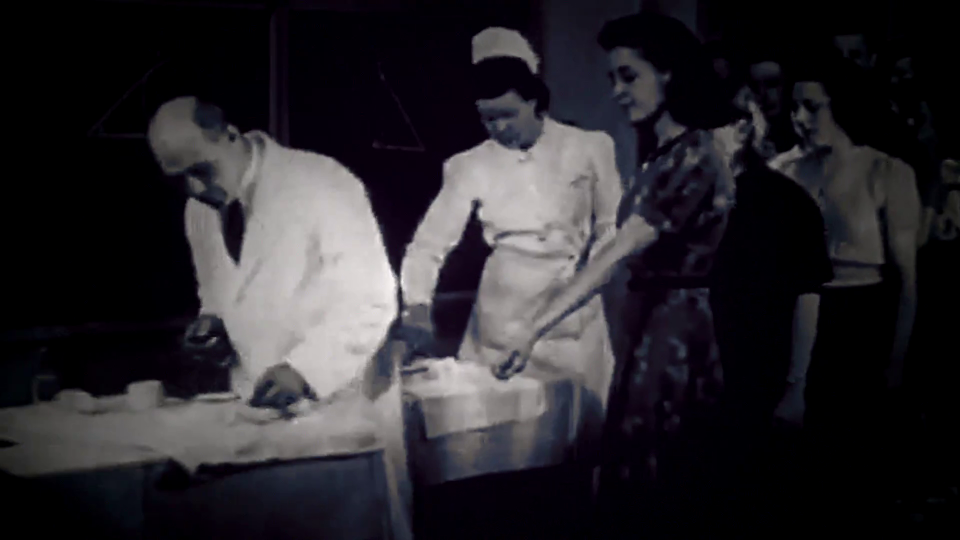
#> input picture 04-projetos/2026-11-12-nevoa-1950/capa/base.png, 1920 x 1080 px (shown at 1/2 size)
$ python capa.py
#> lines starting #> are read from the running program, lines starting #| are printed output that depends on the picture; after the words box and inside, x2 and y2 are one past the last pixel; in counts of white or black regions, pixels touching at a corner belong together
"""Capa 1280x720 a partir de um quadro do vídeo. Uso: uv run python capa/capa.py"""
from PIL import Image, ImageDraw, ImageFont, ImageFilter, ImageEnhance
import pathlib
p=pathlib.Path(__file__).parent; W,H=1280,720
im=Image.open(p/"base.png").convert("RGB").resize((W,H),Image.LANCZOS)
im=ImageEnhance.Contrast(im).enhance(1.25); im=ImageEnhance.Color(im).enhance(1.15)
# cobertura escura à esquerda (leitura do texto) e vinheta
ov=Image.new("L",(W,H),0); d=ImageDraw.Draw(ov)
#> after `ov = Image.new('L', (W, H), 0)`: ov: PIL image 1280x720 L; every value is 0
for x in range(W): d.line([(x,0),(x,H)],fill=int(235*max(0,1-x/(W*0.78))**1.15))
im=Image.composite(Image.new("RGB",(W,H),(4,6,8)),im,ov)
vg=Image.new("L",(W,H),0); ImageDraw.Draw(vg).ellipse([-W*.25,-H*.35,W*1.25,H*1.35],fill=255); vg=vg.filter(ImageFilter.GaussianBlur(120))
#> after `ImageDraw.Draw(vg).ellipse([-W * 0.25, -H * 0.35, W * 1.25, H * 1.35],`: vg: PIL image 1280x720 L; every value is 255
im=Image.composite(im,Image.new("RGB",(W,H),(0,0,0)),vg)
# brilho vermelho na parte inferior
glow=Image.new("RGB",(W,H),(170,18,26)); m=Image.new("L",(W,H),0); ImageDraw.Draw(m).rectangle([0,H-120,W,H],fill=120); m=m.filter(ImageFilter.GaussianBlur(70))
#> after `glow = Image.new('RGB', (W, H), (170, 18, 26))`:
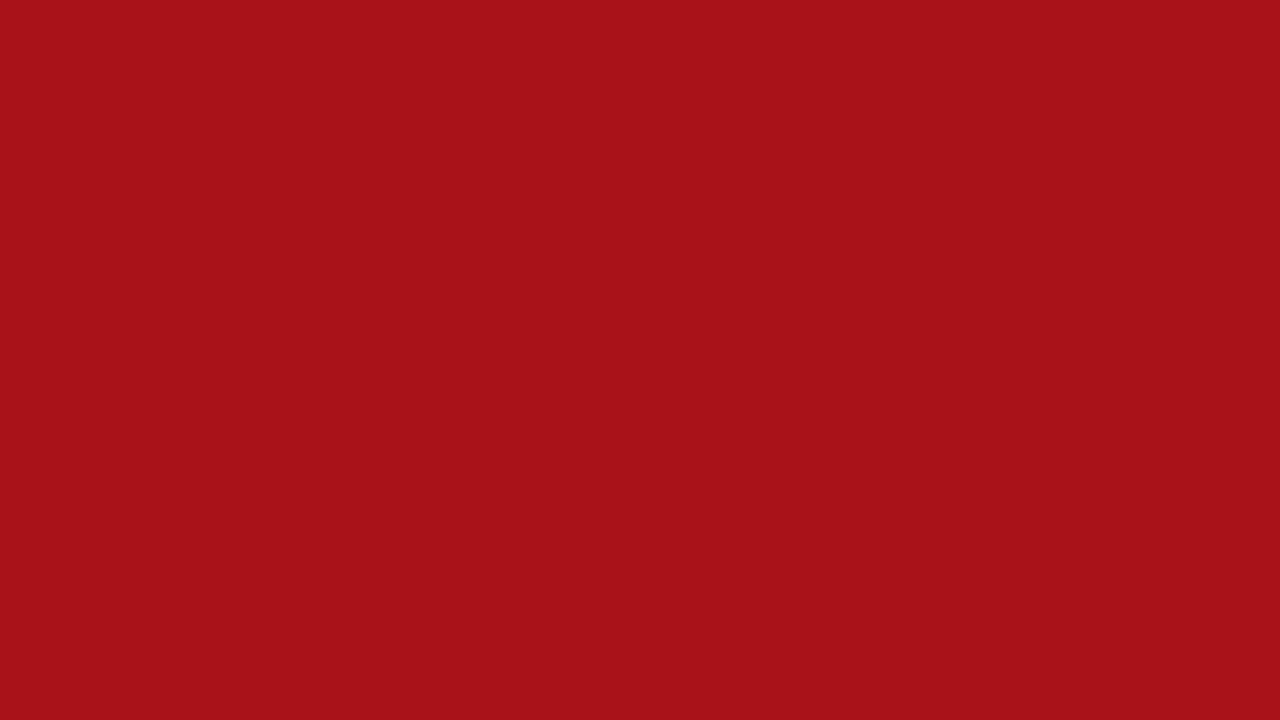
#> glow: PIL image 1280x720 RGB; mean R, G, B 170, 18, 26
#> after `ImageDraw.Draw(m).rectangle([0, H - 120, W, H], fill=120)`:
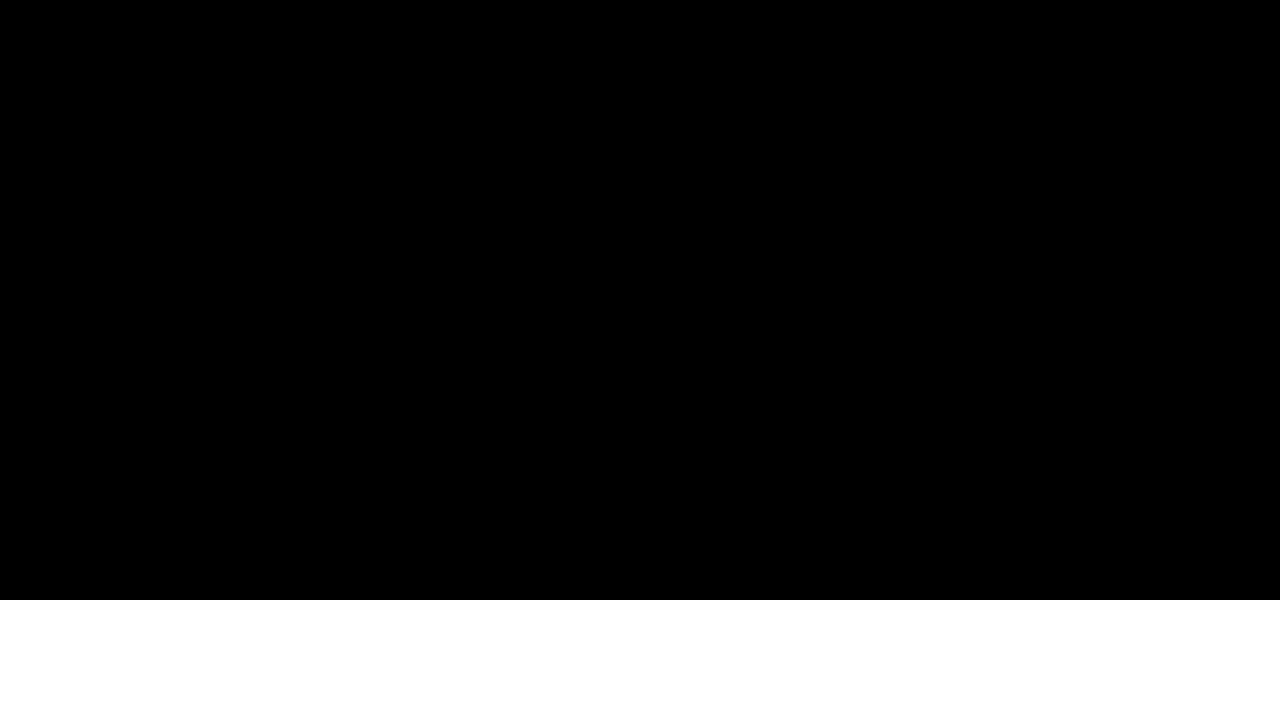
#> m: PIL image 1280x720 L; values 0 (black) and 120 (white), 16.7% white; 1 white region, box (x1, y1, x2, y2) and area: (0, 600, 1280, 720) 153600
#> after `m = m.filter(ImageFilter.GaussianBlur(70))`:
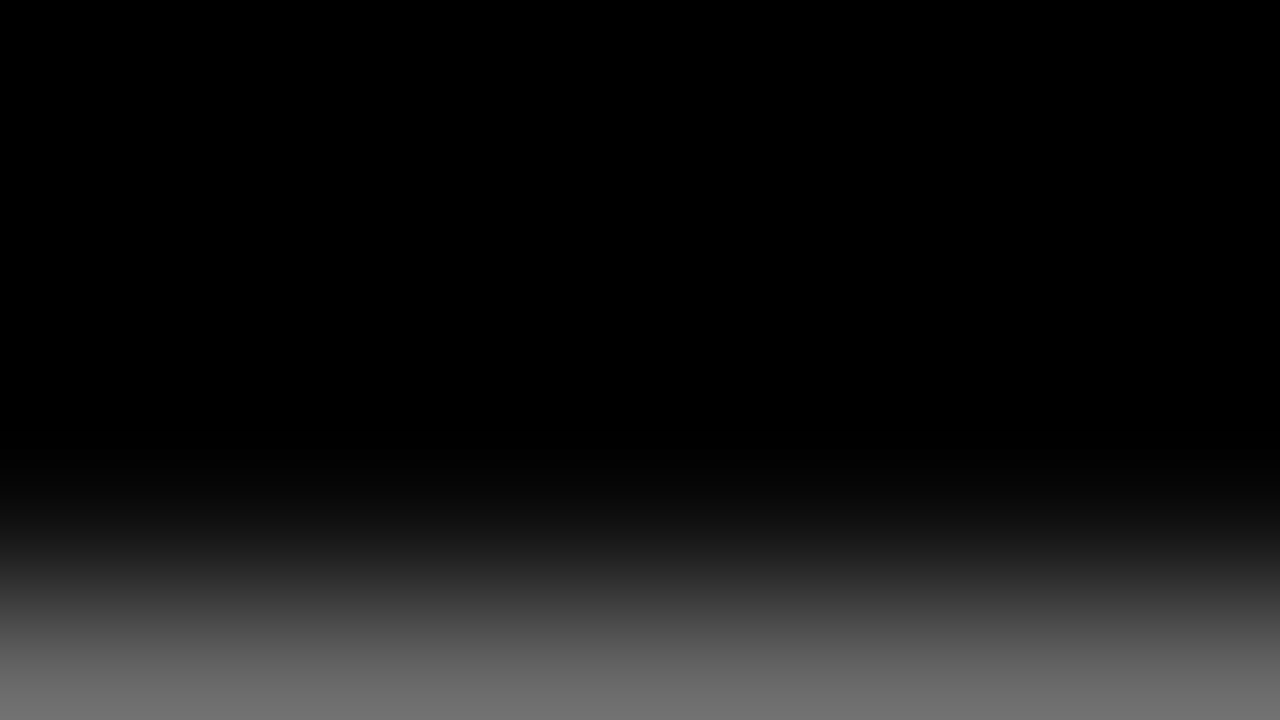
#> m: PIL image 1280x720 L; min 0, max 114, mean 20.1
im=Image.composite(glow,im,m)
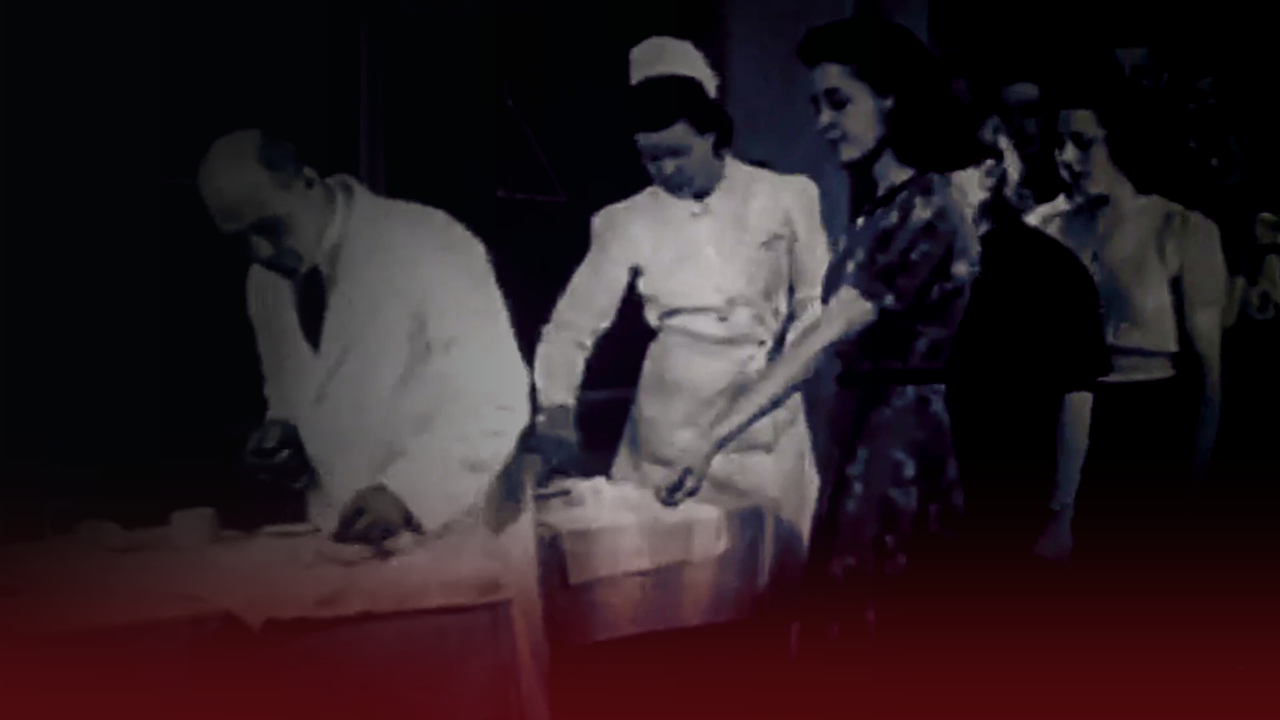
#> im: PIL image 1280x720 RGB; mean R, G, B 42.6, 30, 34
A=ImageFont.truetype(str(p.parent/"motor"/"font1.ttf"),150); B=ImageFont.truetype(str(p.parent/"motor"/"font1.ttf"),52); C=ImageFont.truetype(str(p.parent/"motor"/"font2.ttf"),30)
d=ImageDraw.Draw(im)
def sombra(xy,t,f,fill,off=4):
    x,y=xy; d.text((x+off,y+off),t,font=f,fill=(0,0,0)); d.text((x,y),t,font=f,fill=fill)
sombra((60,150),"A NÉVOA",A,(240,235,220)); sombra((60,290),"DE 1950",A,(226,51,59))
sombra((60,480),"A CIDADE QUE VIROU",B,(236,230,214),3); sombra((60,540),"UM EXPERIMENTO SECRETO",B,(236,230,214),3)
sombra((62,640),"SÃO FRANCISCO · SETEMBRO DE 1950",C,(190,184,170),2)
im.save(p/"capa-nevoa-1950.jpg",quality=92); print(p/"capa-nevoa-1950.jpg")
#> after `im.save(p / 'capa-nevoa-1950.jpg', quality=92)`:
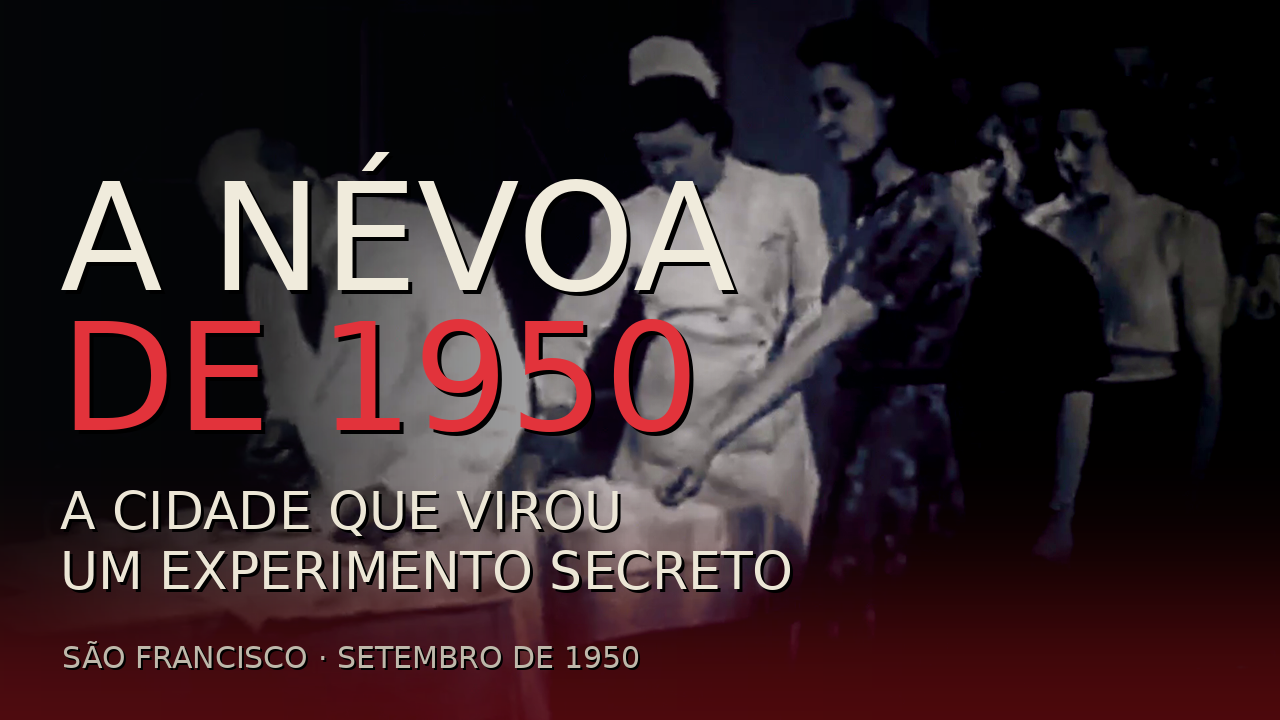
#> saved as capa-nevoa-1950.jpg: PIL image 1280x720 RGB; mean R, G, B 52.3, 36.3, 39.5
#| 04-projetos/2026-11-12-nevoa-1950/capa/capa-nevoa-1950.jpg

$ run again, with 04-projetos/2026-11-12-nevoa-1950/capa/c_150.png copied over 04-projetos/2026-11-12-nevoa-1950/capa/base.png
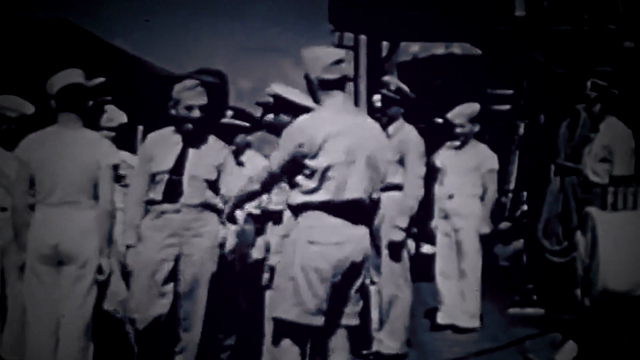
#> input picture 04-projetos/2026-11-12-nevoa-1950/capa/c_150.png, 640 x 360 px
#> ov: PIL image 1280x720 L; every value is 0
#> vg: PIL image 1280x720 L; every value is 255
#> m: PIL image 1280x720 L; values 0 (black) and 120 (white), 16.7% white; 1 white region, box (x1, y1, x2, y2) and area: (0, 600, 1280, 720) 153600
#> `im=Image.composite(glow,im,m)`:
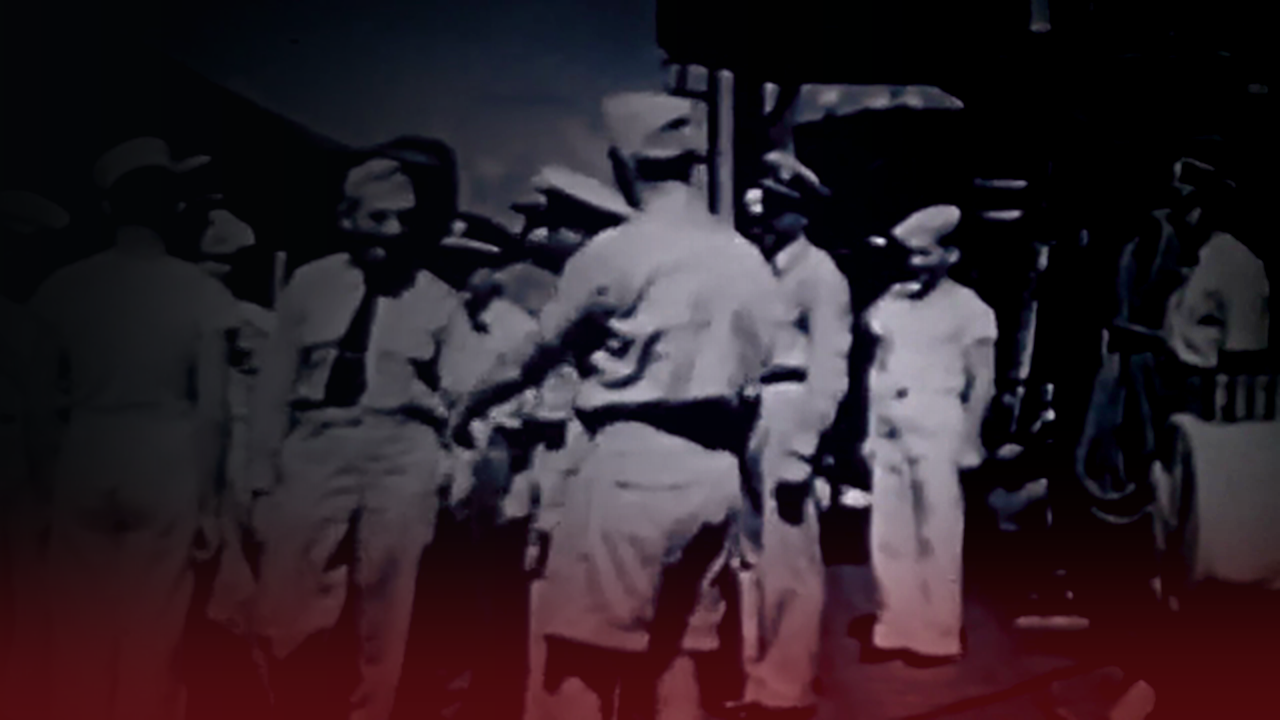
#> im: PIL image 1280x720 RGB; mean R, G, B 45.7, 33.8, 40.5
#> `im.save(p / 'capa-nevoa-1950.jpg', quality=92)`:
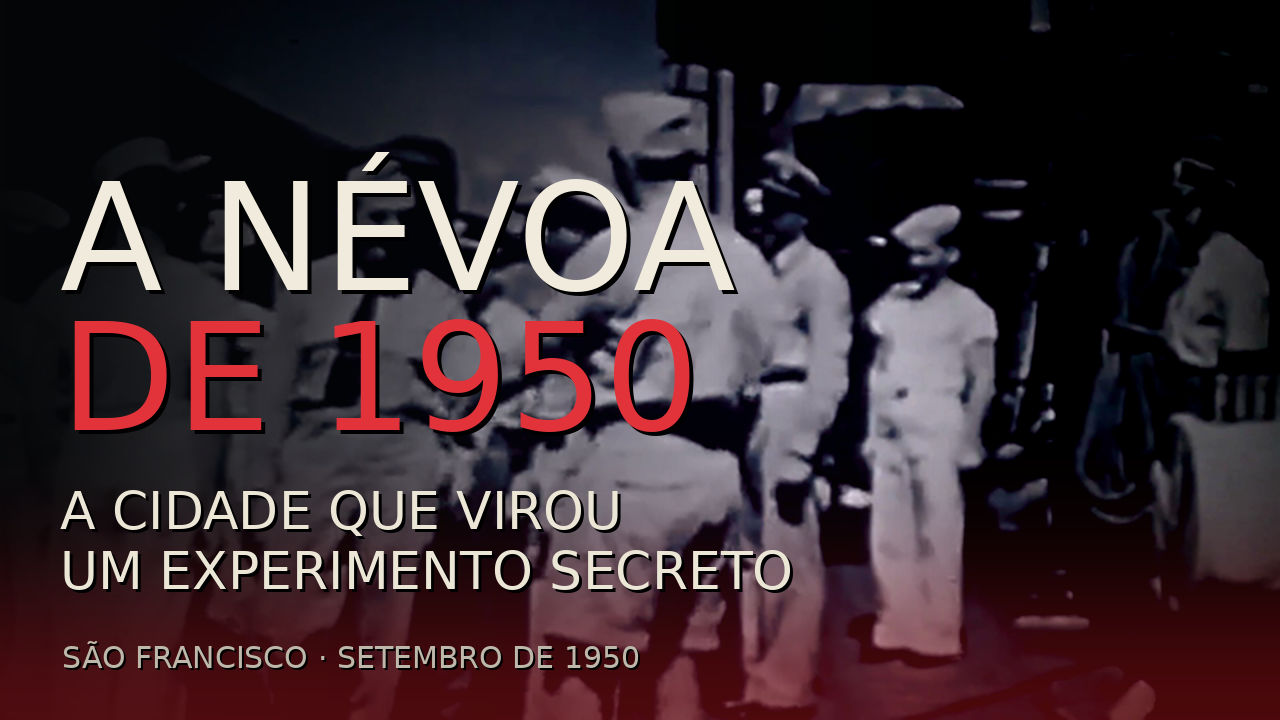
#> saved as capa-nevoa-1950.jpg: PIL image 1280x720 RGB; mean R, G, B 56.4, 41.2, 46.7
#| 04-projetos/2026-11-12-nevoa-1950/capa/capa-nevoa-1950.jpg
